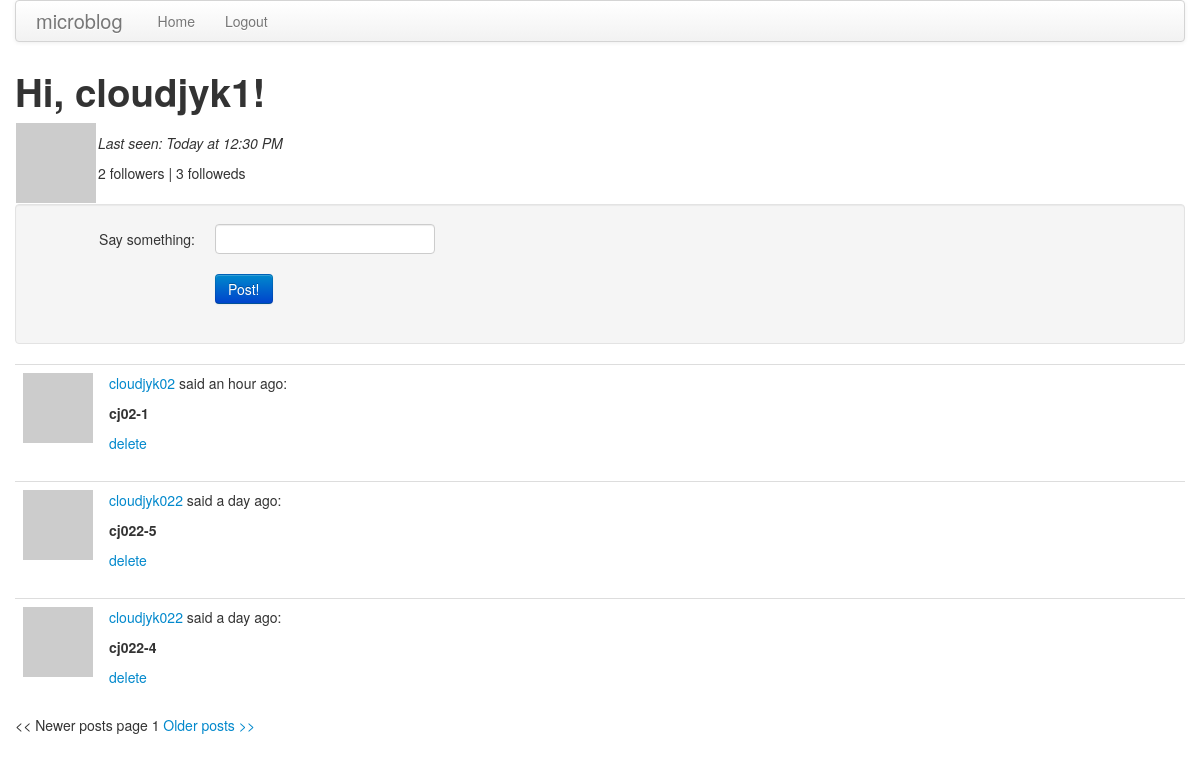
The page /index (signed in) on the database its author committed.
### app/models.py (models this page shows, shortened)
class User(db.Model):
    id = db.Column(db.Integer, primary_key = True)
    username = db.Column(db.String(64), index = True, unique = True)
    password = db.Column(db.String(64), index = True)
    email = db.Column(db.String(120), index = True, unique = True)
    about_me = db.Column(db.String(140))
    last_seen = db.Column(db.DateTime)
    posts = db.relationship('Post', backref='author', lazy='dynamic')
    followed = db.relationship('User',
        secondary = followers,
        primaryjoin = (followers.c.follower_id == id),
        secondaryjoin = (followers.c.followed_id == id),
        backref = db.backref('followers', lazy = 'dynamic'),
        lazy = 'dynamic')
    def avatar(self,size):
        return 'http://www.gravatar.com/avatar/' + md5(self.email.encode('utf-8')).hexdigest() + '?d=mm&s=' + str(size)
    def followed_posts(self):
        return Post.query.join(followers,
         (followers.c.followed_id == Post.user_id)).filter(followers.c.follower_id == self.id).order_by(Post.timestamp.desc())

class Post(db.Model):
    __searchable__ = ['body']
    id = db.Column(db.Integer, primary_key = True)
    body = db.Column(db.String(140))
    timestamp = db.Column(db.DateTime)
    user_id = db.Column(db.Integer, db.ForeignKey('user.id'))

### app/views.py (the view)
@app.route('/', methods = ['GET', 'POST'])
@app.route('/index', methods = ['GET', 'POST'])
@app.route('/index/<int:page>',methods = ['GET', 'POST'])
@login_required
def index(page = 1):
    user = g.user
    form = PostForm()
    if form.validate_on_submit():
        body = form.body.data
        p = Post(body = body, timestamp = datetime.utcnow(), user_id=g.user.get_id())
        db.session.add(p)
        db.session.commit()
        return redirect(url_for('index'))
    posts = g.user.followed_posts().order_by(Post.timestamp.desc())
    posts = posts.paginate(page, POSTS_PER_PAGE, False)
    return render_template('index.html',
        title = 'Home',
        user = user,
        form = form,
        posts = posts)

### app/forms.py
class PostForm(FlaskForm):
    body = StringField('body',validators=[DataRequired()])

### app/momentjs.py (called while the page is built)
    def render(self, format):
        return Markup("<script>\ndocument.write(moment(\"%s\").%s);\n</script>" % (self.timestamp.strftime("%Y-%m-%dT%H:%M:%S Z"), format))

    def calendar(self):
        return self.render("calendar()")

    def fromNow(self):
        return self.render("fromNow()")

### app/views.py (called while the page is built)
@app.before_request
def before_request():
    g.user = current_user

@lm.user_loader
def load_user(id):
    return User.query.get(int(id))

### app/templates/index.html (shortened to what this page needs)
{% extends "base.html" %}
{% block content %}
<h1>Hi, {{ user.username }}!</h1>
<table>
    <tr>
        <td>
            <a href="{{url_for('user', username = user.username)}}"><img src="{{user.avatar(140)}}"></a>
        </td>
        <td>
            {% if user.last_seen %}
            <p><em>Last seen: {{momentjs(user.last_seen).calendar()}}</em></p>
            {% endif %}
            <p>{{ user.followers.count()-1 }} followers | {{ user.followed.count()-1 }} followeds</p>
        </td>
    </tr>
</table>
<div class="well">
    <form class="form-horizontal" action="" method="post" name="post">
        <div class="control-group{% if form.errors.post %} error{% endif %}">
            <label class="control-label" for="post">Say something:</label>
            <div class="controls">
                {{ form.body(size = 30, maxlength = 140) }}
            </div>
        </div>
        <div class="control-group">
            <div class="controls">
                <input class="btn btn-primary" type="submit" value="Post!">
            </div>
        </div>
    </form>
</div>
{% for post in posts.items %}
    {% include 'post.html' %}
{% endfor %}
{% if posts.has_prev %}
<a href="{{ url_for('index', page = posts.prev_num) }}"><< Newer posts</a>
{% else %}
<< Newer posts
{% endif %}
page {{ posts.page }}
{% if posts.has_next %}
<a href="{{ url_for('index', page = posts.next_num) }}">Older posts >></a>
{% else %}
Older posts >>
{% endif %}
{% endblock %}

### app/templates/base.html (shortened to what this page needs)
<!DOCTYPE html>
<html>
  <head>
    <link href="/static/css/bootstrap.min.css" rel="stylesheet" media="screen">
    <link href="/static/css/bootstrap-responsive.min.css" rel="stylesheet">
  </head>
  <body>
    <div class="container">
      <div class="navbar">
        <div class="navbar-inner">
          <a class="brand" href="{{ url_for('index', username = g.user.username) }}">microblog</a>
            <ul class="nav">
              <li><a href="{{ url_for('index', username = g.user.username) }}">Home</a></li>
              {% if g.user.is_authenticated %}
              <li><a href="{{ url_for('logout') }}">Logout</a></li>
              {% endif %}
            </ul>
        </div>
      </div>
      <div class="row">
        <div class="span12">
          {% block content %}{% endblock %}
        </div>
      </div>
    </div>
  </body>
</html>

### app/templates/post.html
<table class="table table-hover">
    <tr>
        <td width="70px"><a href="{{url_for('user', username = post.author.username)}}"><img src="{{post.author.avatar(70)}}" /></a></td>
        <td>
            <p><a href="{{url_for('user', username = post.author.username)}}">{{post.author.username}}</a> said {{momentjs(post.timestamp).fromNow()}}:</p>
            <p><strong>{{post.body}}</strong></p>
            {% if g.user.username == user.username %}
            <a href="{{url_for('post_del', post_id = post.id)}}">delete</a>
            {% endif %}
        </td>
    </tr>
</table>

### rows shown on the page
User: username "cloudjyk1"
Post: author.username "cloudjyk02", body "cj02-1"
Post: author.username "cloudjyk022", body "cj022-5"
Post: author.username "cloudjyk022", body "cj022-4"

### other values the page prints
{{ user.followers.count()-1 }} "2"
{{ user.followed.count()-1 }} "3"
{{ posts.page }} "1"
